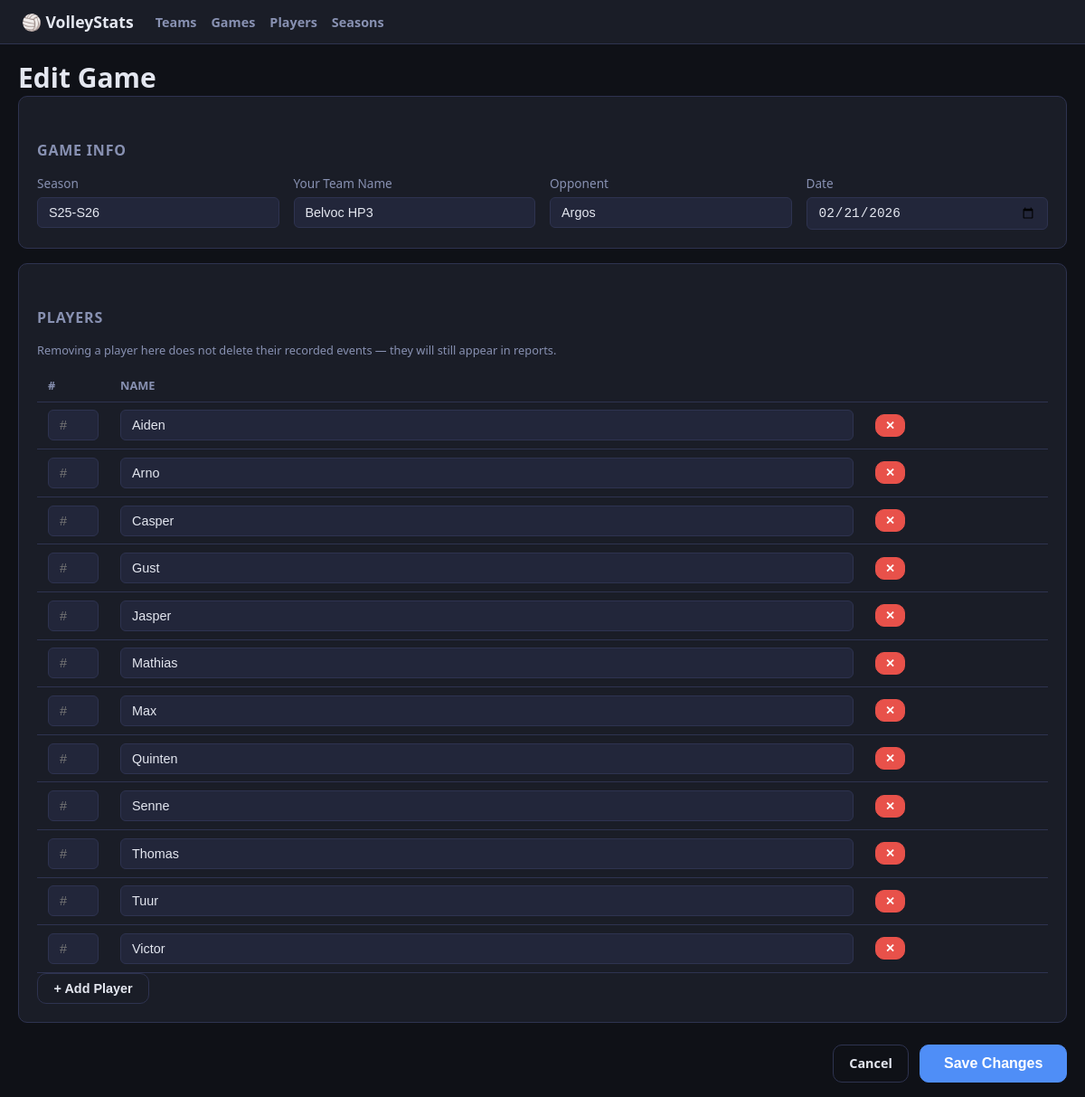
The page /games/4/edit on the database its author committed.
### tables this page shows
CREATE TABLE games (
            id          INTEGER PRIMARY KEY AUTOINCREMENT,
            team_name   TEXT NOT NULL,
            opponent    TEXT NOT NULL,
            played_at   TEXT NOT NULL
        , season TEXT NOT NULL DEFAULT '');

CREATE TABLE players (
            id       INTEGER PRIMARY KEY AUTOINCREMENT,
            game_id  INTEGER NOT NULL REFERENCES games(id),
            name     TEXT NOT NULL,
            number   TEXT
        );

### app.py (the view, shortened to what this page needs)
@app.route("/games/<int:game_id>/edit", methods=["GET", "POST"])
def edit_game(game_id):
    db = get_db()
    game = db.execute("SELECT * FROM games WHERE id=?", (game_id,)).fetchone()
    if not game:
        return "Game not found", 404
    players = db.execute(
        "SELECT * FROM players WHERE game_id=? ORDER BY name COLLATE NOCASE", (game_id,)
    ).fetchall()
    existing_seasons = [s["season"] for s in db.execute(
        "SELECT DISTINCT season FROM games WHERE season != '' ORDER BY season DESC"
    ).fetchall()]
    return render_template("edit_game.html", game=game, players=players,
                           existing_seasons=existing_seasons)

### app.py (called while the page is built)
def get_db():
    db = getattr(g, "_database", None)
    if db is None:
        db = g._database = sqlite3.connect(DATABASE)
        db.row_factory = sqlite3.Row
    return db

@app.teardown_appcontext
def close_connection(exception):
    db = getattr(g, "_database", None)
    if db is not None:
        db.close()

### templates/edit_game.html (shortened to what this page needs)
{% extends "base.html" %}
{% block content %}
<h1>Edit Game</h1>
<form method="POST" id="edit-form">
  <section class="card">
    <h2>Game Info</h2>
    <div class="field-row">
      <label>Season
        <input type="text" name="season" value="{{ game.season }}" placeholder="e.g. 2025-2026" list="season-list" />
      </label>
      <label>Your Team Name
        <input type="text" name="team_name" required value="{{ game.team_name }}" />
      </label>
      <label>Opponent
        <input type="text" name="opponent" required value="{{ game.opponent }}" />
      </label>
      <label>Date
        <input type="date" name="played_at" value="{{ game.played_at }}" />
      </label>
    </div>
  </section>
  <section class="card">
    <h2>Players</h2>
    <p class="grid-hint">Removing a player here does not delete their recorded events — they will still appear in reports.</p>
    <table class="table" id="players-table">
      <thead>
        <tr><th style="width:80px">#</th><th>Name</th><th></th></tr>
      </thead>
      <tbody id="players-body">
        {% for p in players %}
        <tr>
          <td><input type="text" name="player_number" value="{{ p.number or '' }}" placeholder="#" /></td>
          <td><input type="text" name="player_name"   value="{{ p.name }}" placeholder="Player name" /></td>
          <td><button type="button" class="btn btn-sm btn-danger remove-row">✕</button></td>
        </tr>
        {% endfor %}
      </tbody>
    </table>
    <button type="button" class="btn btn-outline" id="add-player">+ Add Player</button>
  </section>
  <div class="form-actions" style="gap:0.75rem">
    <a href="{{ url_for('index') }}" class="btn btn-outline">Cancel</a>
    <button type="submit" class="btn btn-primary btn-lg">Save Changes</button>
  </div>
</form>
{% endblock %}

### static/css/style.css (style rules this page uses)
*, *::before, *::after { box-sizing: border-box; margin: 0; padding: 0; }
:root { --bg: #0f1117; --surface: #1a1d27; --surface2: #22263a; --border: #2e3350; --accent: #4f8ef7; --green: #3ecf6f; --yellow: #f5c842; --red: #e8514a; --gray: #8891b2; --text: #e4e7f0; --radius: 10px; --font: 'Segoe UI', system-ui, sans-serif; }
body { background: var(--bg); color: var(--text); font-family: var(--font); font-size: 15px; min-height: 100vh; }
a { color: var(--accent); text-decoration: none; }
.btn { display: inline-flex; align-items: center; gap: 0.4rem; padding: 0.5rem 1.1rem; border-radius: var(--radius); border: 1px solid transparent; font-size: 0.9rem; font-weight: 600; cursor: pointer; background: var(--surface2); color: var(--text); text-decoration: none; transition: opacity .15s; white-space: nowrap; }
.btn-primary { background: var(--accent); color: #fff; border-color: var(--accent); }
.btn-outline { background: transparent; border-color: var(--border); }
.btn-danger { background: var(--red); border-color: var(--red); color: #fff; }
.btn-sm { padding: 0.3rem 0.7rem; font-size: 0.8rem; }
.btn-lg { padding: 0.7rem 1.6rem; font-size: 1rem; }
.card { background: var(--surface); border: 1px solid var(--border); border-radius: var(--radius); padding: 1.25rem; margin-bottom: 1rem; }
.card h2 { font-size: 1rem; color: var(--gray); margin-bottom: 1rem; text-transform: uppercase; letter-spacing: .05em; }
.table { width: 100%; border-collapse: collapse; font-size: 0.9rem; }
.table th, .table td { padding: 0.55rem 0.75rem; border-bottom: 1px solid var(--border); text-align: left; }
.table th { color: var(--gray); font-weight: 600; font-size: 0.8rem; text-transform: uppercase; }
input[type="text"], input[type="date"] { background: var(--surface2); border: 1px solid var(--border); color: var(--text); padding: 0.5rem 0.75rem; border-radius: 6px; font-size: 0.9rem; width: 100%; outline: none; transition: border-color .15s; }
label { display: flex; flex-direction: column; gap: 0.35rem; font-size: 0.85rem; color: var(--gray); }
.field-row { display: flex; gap: 1rem; flex-wrap: wrap; }
.field-row label { flex: 1; min-width: 160px; }
.form-actions { margin-top: 1.5rem; display: flex; justify-content: flex-end; }
.btn-sm { padding: 0.25rem 0.65rem; font-size: 0.8rem; }
h2 { font-size: 1.1rem; margin: 1.75rem 0 0.75rem; color: var(--text); }
.grid-hint { font-size: 0.8rem; color: var(--gray); margin-bottom: 0.75rem; }

### rows shown on the page
games: season "S25-S26", team_name "Belvoc HP3", opponent "Argos", played_at "02/21/2026"
players: player_name "Aiden"
players: player_name "Arno"
players: player_name "Casper"
players: player_name "Gust"
players: player_name "Jasper"
players: player_name "Mathias"
players: player_name "Max"
players: player_name "Quinten"
players: player_name "Senne"
players: player_name "Thomas"
players: player_name "Tuur"
players: player_name "Victor"
